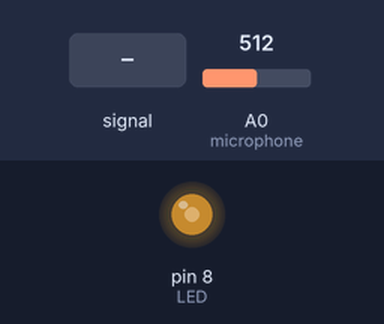
A sketch run on a simulated Arduino Uno, built with avr-gcc and run on an emulated ATmega328P. Shown: output pins drawn as LEDs (lit = HIGH). Dashed ring = blinking. The test bench sets the inputs (shaded band); at power-on: A0 (microphone) = 512.

Above: at 1.2 s.
1.3 s: A0 (microphone) set to 54
2.8 s: A0 (microphone) set to 46
At 4.0 s:
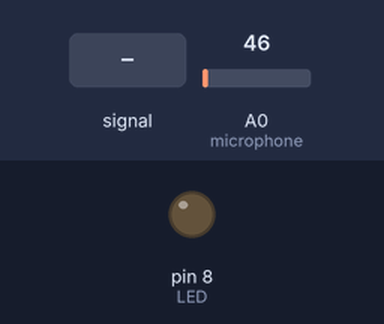
4.3 s: A0 (microphone) set to 122
At 5.3 s:
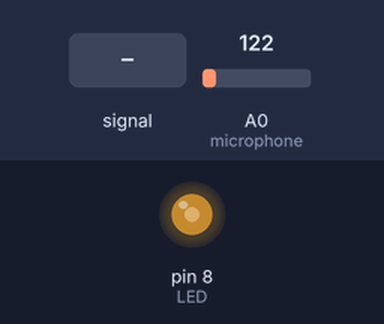
5.8 s: A0 (microphone) fed a 200 Hz sine of ±81 counts around its level
At 8.7 s:
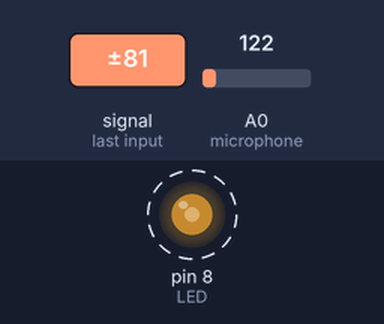
8.8 s: A0 (microphone) set to 306
At 9.5 s:
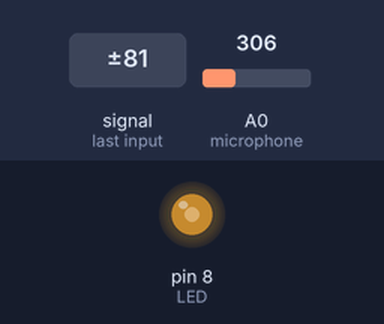
10.3 s: A0 (microphone) fed a 2 Hz sine of ±306 counts around its level
At 10.66 s:
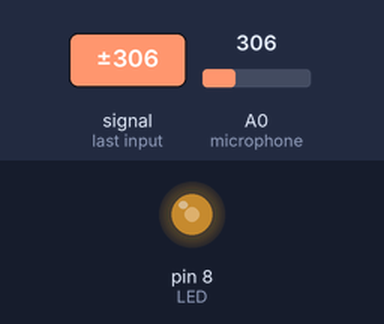
Timing chart, 0 to 14.3 s (numbered marks = the images above; inputs shaded):
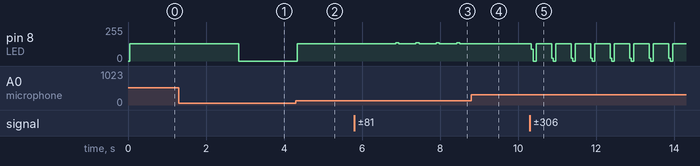

The sketch:

microphone.ino
```cpp
// #include "pitches.h"
int LED = 8;
int microphone = A0;
boolean flag = false;

void setup() {
  // put your setup code here, to run once:
  pinMode(microphone, INPUT);
  pinMode(LED, OUTPUT);
  Serial.begin(9600);
}

void loop() {
  // put your main code here, to run repeatedly:
  int microphoneval = analogRead(microphone);

  if (microphoneval > 50) {
    flag = !flag;
  }

  if (flag == true) {
    digitalWrite(LED, HIGH);
  } else {
    digitalWrite(LED, LOW);
  }
}
```

Measured:
- the behaviour switches between 51 and 50 on A0 (microphone) (found by bisection; images 0 and 1)
- after the input at 1.3 s, every drawn part: stays the same
- after the input at 2.8 s, pin 8 (LED): 128/255 → 0/255 at once
- after the input at 4.3 s, pin 8 (LED): 0/255 → 128/255 at once
- after the input at 5.8 s, pin 8 (LED): alternates 137/255 for 0.08 s and 128/255 for 0.44 s, starting after 1.1 s
- after the input at 8.8 s, pin 8 (LED): stays 128/255 (without the input it goes to 137/255 after 1.4 s)
- after the input at 10.3 s, pin 8 (LED): 128/255 → 90/255 at once, then repeats every 0.52 s: 0/255 0.08 s, 128/255 0.40 s, 22/255 0.04 s
